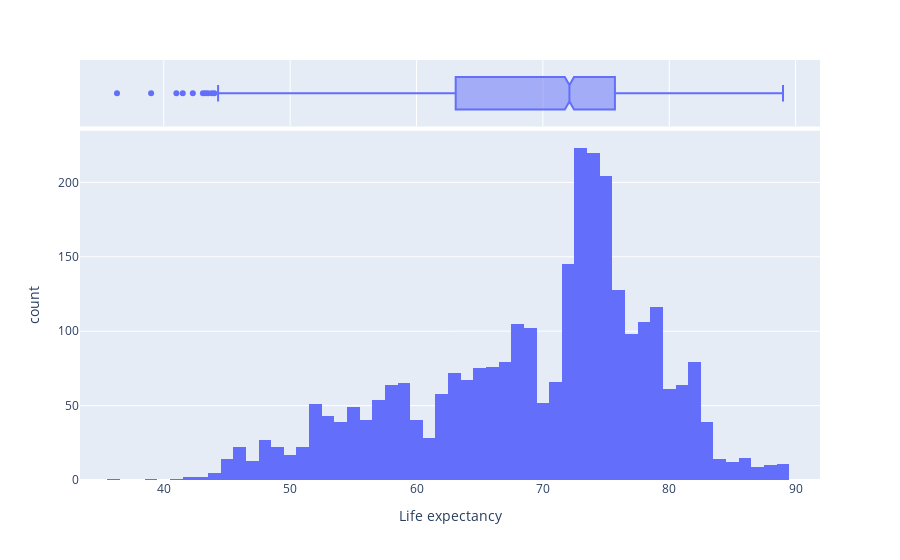

Notebook code for this chart:
### Code cell
fig=px.histogram(df_LE, x='Life expectancy ', marginal="box")
fig.show()

### Figure 1 — Plotly figure (JSON) as saved in the notebook; plotly's stock layout.template omitted (floating-point values rounded to 4 significant figures; data arrays with more than 128 entries replaced by an {"elided": "..."} marker saying what was removed)
{"data": [{"alignmentgroup": "True", "bingroup": "x", "hovertemplate": "Life expectancy =%{x}<br>count=%{y}<extra></extra>", "legendgroup": "", "marker": {"color": "#636efa", "pattern": {"shape": ""}}, "name": "", "offsetgroup": "", "orientation": "v", "showlegend": false, "type": "histogram", "x": {"elided": "2938 float values"}, "xaxis": "x", "yaxis": "y"}, {"alignmentgroup": "True", "hovertemplate": "Life expectancy =%{x}<extra></extra>", "legendgroup": "", "marker": {"color": "#636efa"}, "name": "", "notched": true, "offsetgroup": "", "showlegend": false, "type": "box", "x": {"elided": "2938 float values"}, "xaxis": "x2", "yaxis": "y2"}], "layout": {"barmode": "relative", "legend": {"tracegroupgap": 0}, "margin": {"t": 60}, "xaxis": {"anchor": "y", "domain": [0, 1], "title": {"text": "Life expectancy "}}, "xaxis2": {"anchor": "y2", "domain": [0, 1], "matches": "x", "showgrid": true, "showticklabels": false}, "yaxis": {"anchor": "x", "domain": [0, 0.8316], "title": {"text": "count"}}, "yaxis2": {"anchor": "x2", "domain": [0.8416, 1], "matches": "y2", "showgrid": false, "showline": false, "showticklabels": false, "ticks": ""}}}
